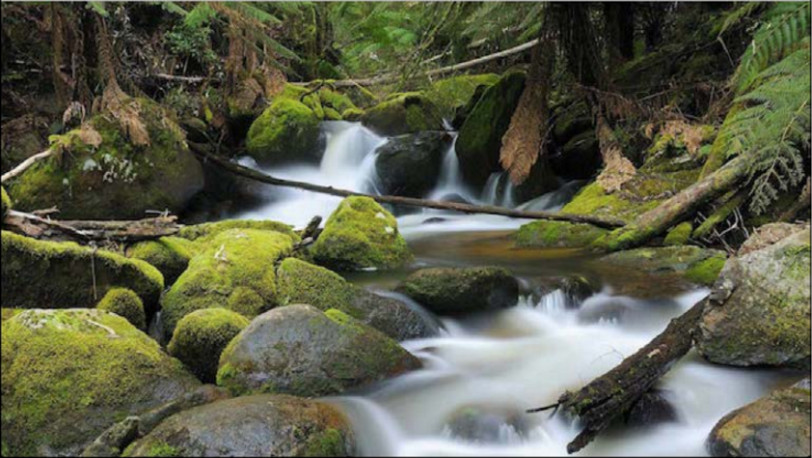
#> input picture python3_libraries/opencv/opencv3by_example/Chapter01/images/input.jpg, 812 x 458 px, found by its file name
$ python 07_vignette_filter.py
#> lines starting #> are read from the running program, lines starting #| are printed output that depends on the picture
import cv2
import numpy as np

img = cv2.imread('images/input.jpg')
#> img is the input picture: shape (458, 812, 3); mean B, G, R 72.5, 93.3, 91.1
rows, cols = img.shape[:2]
#> rows = 458; cols = 812

# generating vignette mask using Gaussian kernels
kernel_x = cv2.getGaussianKernel(cols,200)
kernel_y = cv2.getGaussianKernel(rows,200)
kernel = kernel_y * kernel_x.T
mask = 255 * kernel / np.linalg.norm(kernel)
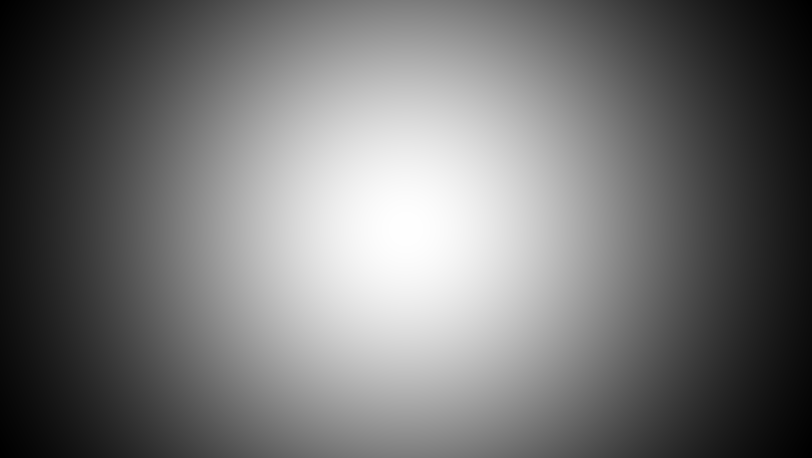
#> kernel: shape (458, 812) float64; min 3.7e-07, max 5.56e-06, mean 2.69e-06; drawn with min black and max white
output = np.copy(img)

# applying the mask to each channel in the input image
for i in range(3):
    output[:,:,i] = output[:,:,i] * mask
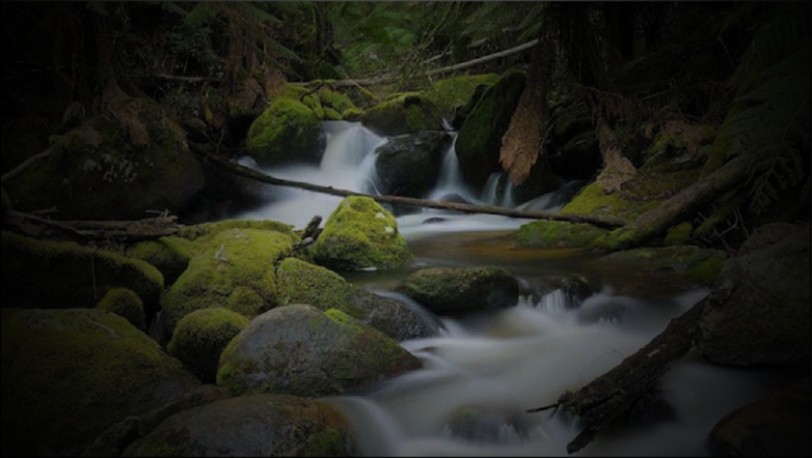
#> output: shape (458, 812, 3); mean B, G, R 28.1, 35.5, 34.4

cv2.imshow('Original', img)
cv2.imshow('Vignette', output)
cv2.waitKey(0)
